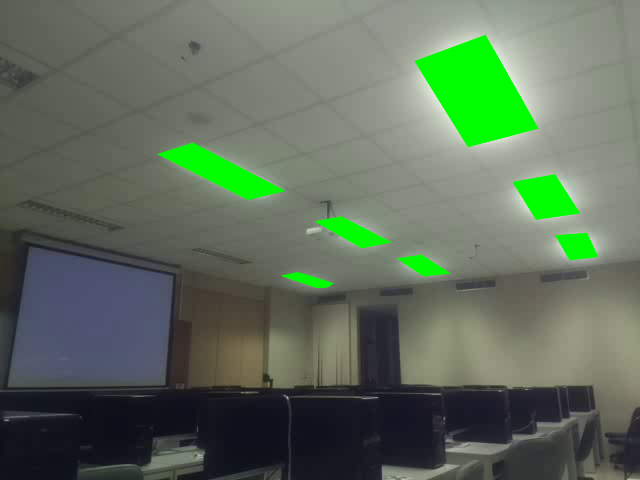
#> input picture dataSet/Off.jpg, 640 x 480 px, given in place of the camera
$ python light_detect.py
#> lines starting #> are read from the running program, lines starting #| are printed output that depends on the picture
import time

from imutils import contours

from skimage import measure

import numpy as np

import argparse

import imutils

import cv2

import requests

import datetime


cap = cv2.VideoCapture(0)

if not cap.isOpened():

    print("Cannot open camera")

    exit()


drawing = False

point = (0,0)


def mouse_drawing(event, x, y, flags, params):

     global point, drawing

     if event == cv2.EVENT_LBUTTONDOWN:

        drawing = True

        point= (x, y)

        print(point, event, flags, params)


cv2.namedWindow("Frame")

cv2.setMouseCallback("Frame", mouse_drawing)


while True:

   _, frame = cap.read()
#> frame is the input picture: shape (480, 640, 3); mean B, G, R 92, 110.5, 94.7

   if drawing :

      cv2.rectangle(frame,point,(point[0]+150, point[1]+150),(0,0,255),0)


   cv2.imshow("Frame", frame)

   key = cv2.waitKey(1) & 0xFF
#> (key q is pressed here)

	# if the `q` key is pressed, break from the lop

   if key == ord("q"):

       cv2.destroyWindow("Frame")

       break


device = ""

a = 0

def sendData():

    url = 'http://192.168.43.85/get/testGetData'

    myobj = {

        'air_conditioner_status' : 'off',

        'light_status' : device,

        'projector_status' : 'off',

        'datetime' : datetime.datetime.now().strftime("%A %d %B %Y %I:%M:%S%p")

                }

    sendToServer = requests.post(url, data = myobj)

    print('send data:', device, 'success!!')


while True:

    # Capture frame-by-frame

    ret, frame = cap.read()

    if drawing :

        cv2.rectangle(frame,point,(point[0]+150, point[1]+150),(0,0,255),0)

    # cv2.imshow("select", frame)


    frame = frame[point[1]:point[1]+150, point[0]:point[0]+150]
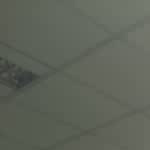
#> frame: shape (150, 150, 3); mean B, G, R 89.1, 99.6, 94.9

    frame = imutils.resize(frame, width=400)
#> frame: shape (400, 400, 3)

    # if frame is read correctly ret is True

    if not ret:

        print("Can't receive frame (stream end?). Exiting ...")

        break

    # Our operations on the frame come here

    gray = cv2.cvtColor(frame, cv2.COLOR_BGR2GRAY)

    blurred = cv2.GaussianBlur(gray, (11, 11), 0)


    thresh = cv2.threshold(blurred, 225, 255, cv2.THRESH_BINARY)[1]
#> thresh: shape (400, 400); every value is 0

    # perform a series of erosions and dilations to remove

    # any small blobs of noise from the thresholded image

    thresh = cv2.erode(thresh, None, iterations=2)

    thresh = cv2.dilate(thresh, None, iterations=4)

    labels = measure.label(thresh, neighbors=8, background=0)
#> labels: shape (400, 400) int64; every value is 0

    mask = np.zeros(thresh.shape, dtype="uint8")

    for label in np.unique(labels):

        # if this is the background label, ignore it

        if label == 0:

            continue

        labelMask = np.zeros(thresh.shape, dtype="uint8")

        labelMask[labels == label] = 255

        numPixels = cv2.countNonZero(labelMask)

        # if the number of pixels in the component is sufficiently

        # large, then add it to our mask of "large blobs"

        if numPixels > 300:

            mask = cv2.add(mask, labelMask)
#> this loop made 1 pass

    cnts = cv2.findContours(mask.copy(), cv2.RETR_EXTERNAL,

        cv2.CHAIN_APPROX_SIMPLE)
#> cnts = 0 contours


    if cnts[1] is None:

        device = 'off'


    else:

        device = 'on'

        cnts = cnts[0]

        cnts = contours.sort_contours(cnts)[0]

        # loop over the contours

        for (i, c) in enumerate(cnts):

            # draw the bright spot on the image

            (x, y, w, h) = cv2.boundingRect(c)

            ((cX, cY), radius) = cv2.minEnclosingCircle(c)

            cv2.circle(frame, (int(cX), int(cY)), int(radius),

                (0, 0, 255), 3)

            cv2.putText(frame, "#{}".format(i + 1), (x, y - 15),

                cv2.FONT_HERSHEY_SIMPLEX, 0.45, (0, 0, 255), 2)

    cv2.putText(frame, "Light Status: {}".format(device), (10, 20),

        cv2.FONT_HERSHEY_SIMPLEX, 0.5, (0, 0, 255), 2)
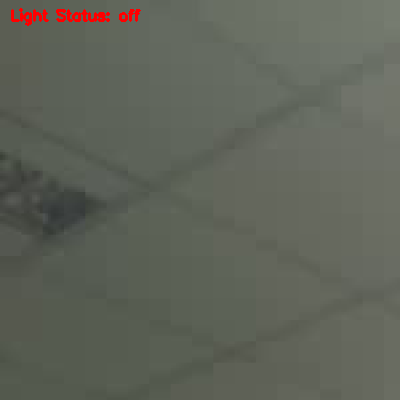
#> frame: shape (400, 400, 3); mean B, G, R 88.7, 99.1, 95.7

    # cv2.imshow('frame', frame)


    time.sleep(5)

    sendData()
#> (the call stopped at in sendData, `sendToServer = requests.post(url, data = myobj)`: requests is not available in this run)

    if cv2.waitKey(1) == ord('q'):

#> (key q is pressed here)
        cap.release()

        cv2.destroyAllWindows()

        break
